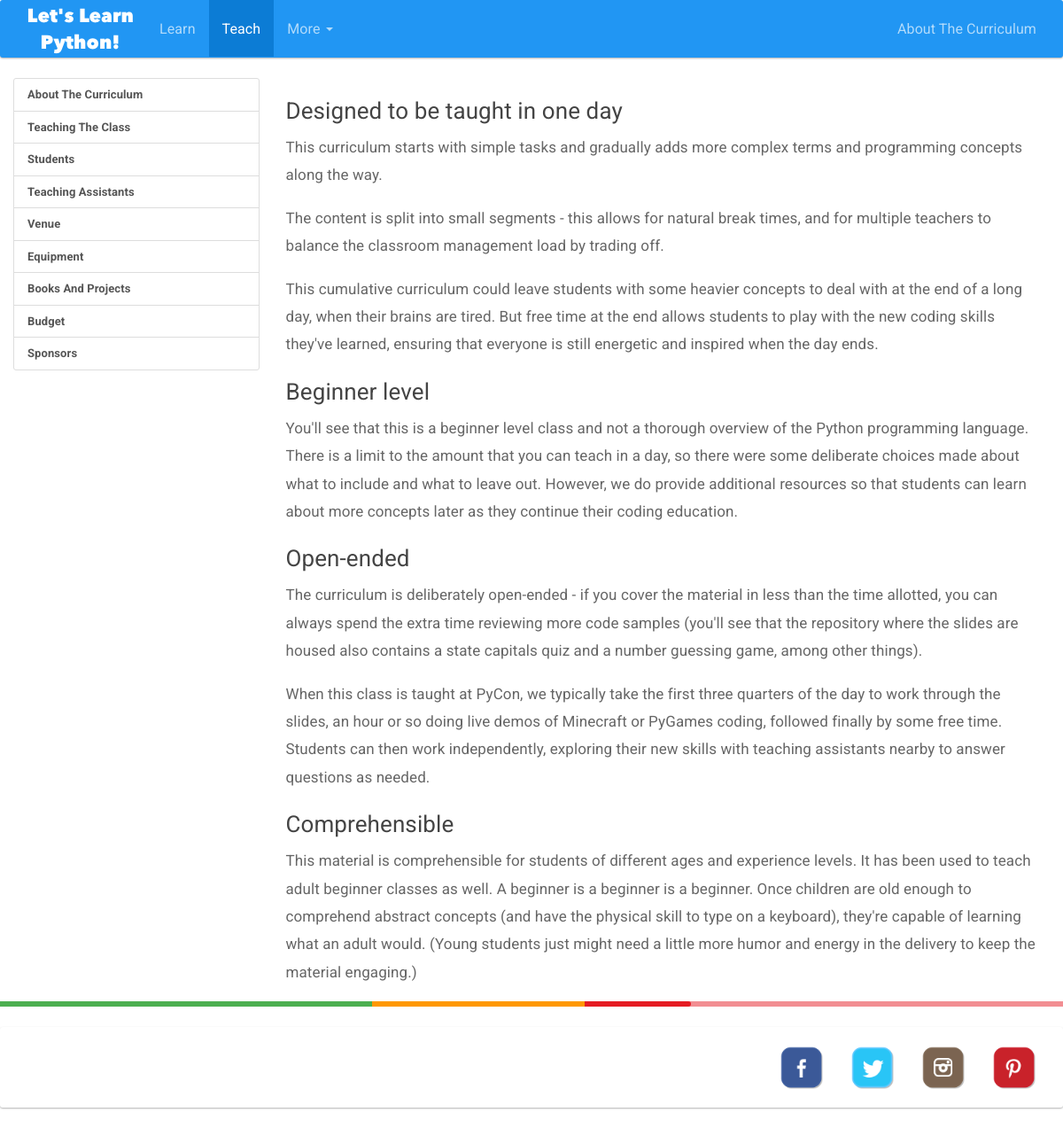
The app's page /teach/step/1/ with its own data.
### teaching/models.py (models this page shows, shortened)
class Step(models.Model):
    step_number = models.IntegerField()
    step_name = models.CharField(max_length=200)
    image = models.CharField(max_length=200, blank=True, null=True)
    description = models.TextField()

### teaching/views.py (the view)
# urls.py: url(r'^lesson/(?P<lesson_number>[0-9]+)/step/(?P<step_number>[0-9]+)/$', views.lesson_step, name='lesson_step_detail'),
def step(request, step_number):
    step = Step.objects.get(step_number=step_number)
    all_steps = Step.objects.all().order_by('step_number')
    context = {
        'step': step,
        'step_list': all_steps,
    }
    return render(request, 'teaching/step.html', context)

### teaching/templates/teaching/step.html (shortened to what this page needs)
{% include "letslearnpython/common_head.html" %}
{% include "teaching/teach_header.html" %}
<div class="yk-container container">
  <div class="row">
    <div class="list-group yk-container-nav col-sm-3">
      {% if step_list %}
        {% for item in step_list %}
          <a class="list-group-item yk-guideline-name" href="/teach/step/{{ item.step_number }}">{{ item.step_name }}</a>
        {% endfor %}
      {% endif %}
    </div>
    <div class="yk-container-content col-sm-9">
      {% if step %}
        {{ step.description | safe }}
      {% endif %}
    </div>
  </div>
</div>
{% include "letslearnpython/common_footer.html" %}

### teaching/templates/teaching/teach_header.html (shortened to what this page needs)
{% load staticfiles %}
<header>
  <nav class="navbar navbar-inverse">
    <div class="container-fluid">
      <div class="navbar-header">
        <a href="/"><img src="{% static 'letslearnpython/images/site-header-logo.png' %}" alt="logo"></a>
      </div>
      <div class="collapse navbar-collapse" id="bs-example-navbar-collapse-2">
        <ul class="nav navbar-nav">
          <li><a href="/learn/">Learn</a></li>
          <li class="active"><a href="/teach/">Teach</a></li>
          <li class="dropdown">
            <a class="dropdown-toggle" data-toggle="dropdown" role="button"
             aria-haspopup="true" aria-expanded="false" href="#">
              More
              <span class="caret"></span>
           </a>
          </li>
        </ul>
        <ul class="nav navbar-nav navbar-right">
          {% if step %}
            <li>
              <a href="#">{{ step.step_name }}</a>
            </li>
          {% endif %}
        </ul>
      </div>
    </div>
  </nav>
</header>

### letslearnpython/static/letslearnpython/css/custom.css (style rules this page uses)
.yk-container { min-height: 500px; }
.yk-container-nav { font-size: 13px; line-height: 1.5; }
.yk-container-nav .list-group-item { padding-top: 8px; padding-bottom: 8px; }
.yk-container-content { font-size: 17px; }
.yk-lesson-name, .yk-guideline-name { font-weight: bold; }

### records on screen
Step: step_name "About The Curriculum", description "Designed to be taught in one day This curriculum starts with simple tasks and gradually adds more complex terms and programming concepts along the way. The content is split into small segments - this allows for natural break times, and for multiple teachers to balance the classroom management load by trading off. This cumulative curriculum could leave students with some heavier concepts to deal with at the end of a long day, when their brains are tired. But free time at the end allows students to play with the new coding skills they've learned, ensuring that everyone is still energetic and inspired when the day ends. Beginner level You'll see that this is a beginner level class and not a…"
Step: step_name "Teaching The Class"
Step: step_name "Students"
Step: step_name "Teaching Assistants"
Step: step_name "Venue"
Step: step_name "Equipment"
Step: step_name "Books And Projects"
Step: step_name "Budget"
Step: step_name "Sponsors"
